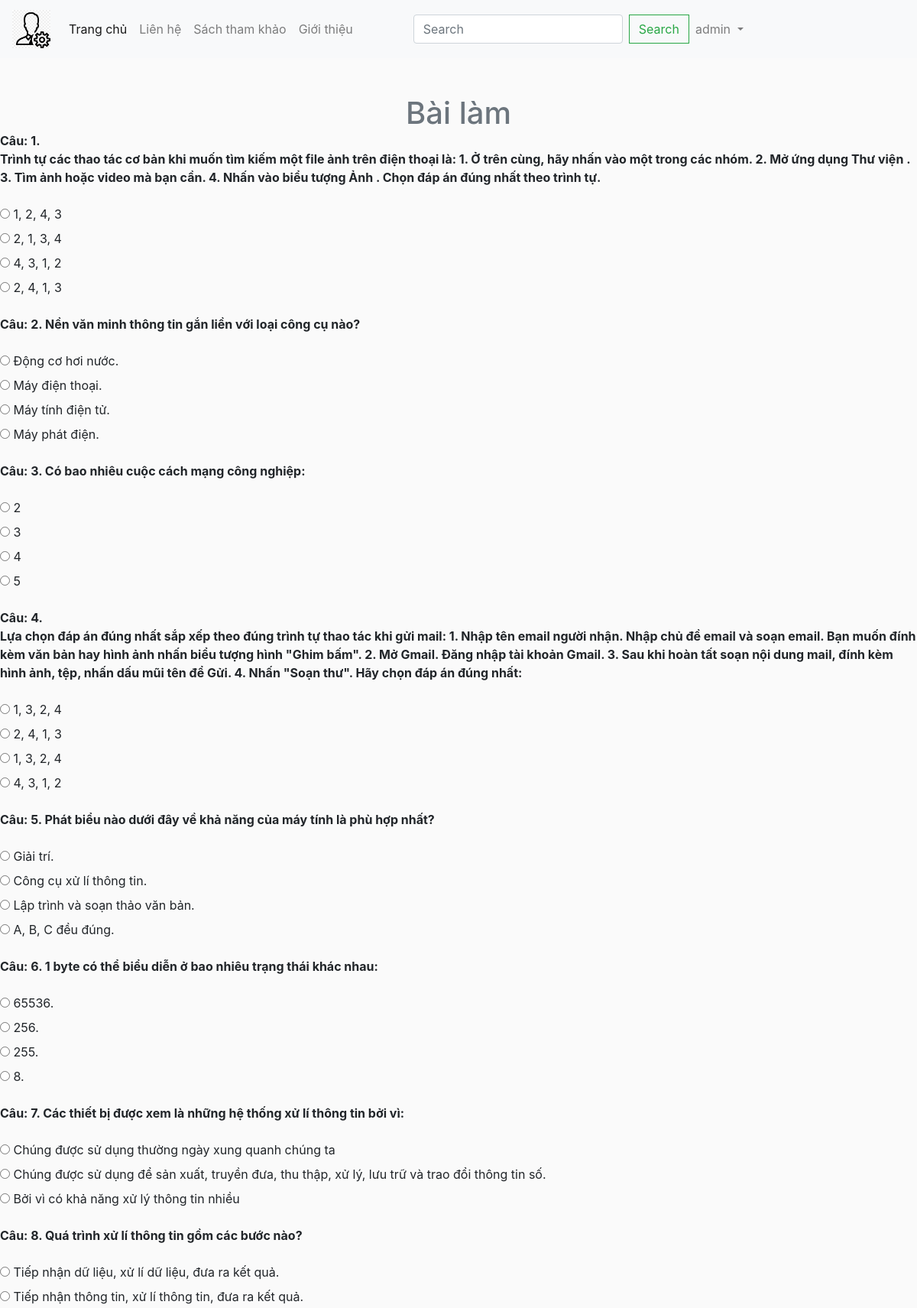
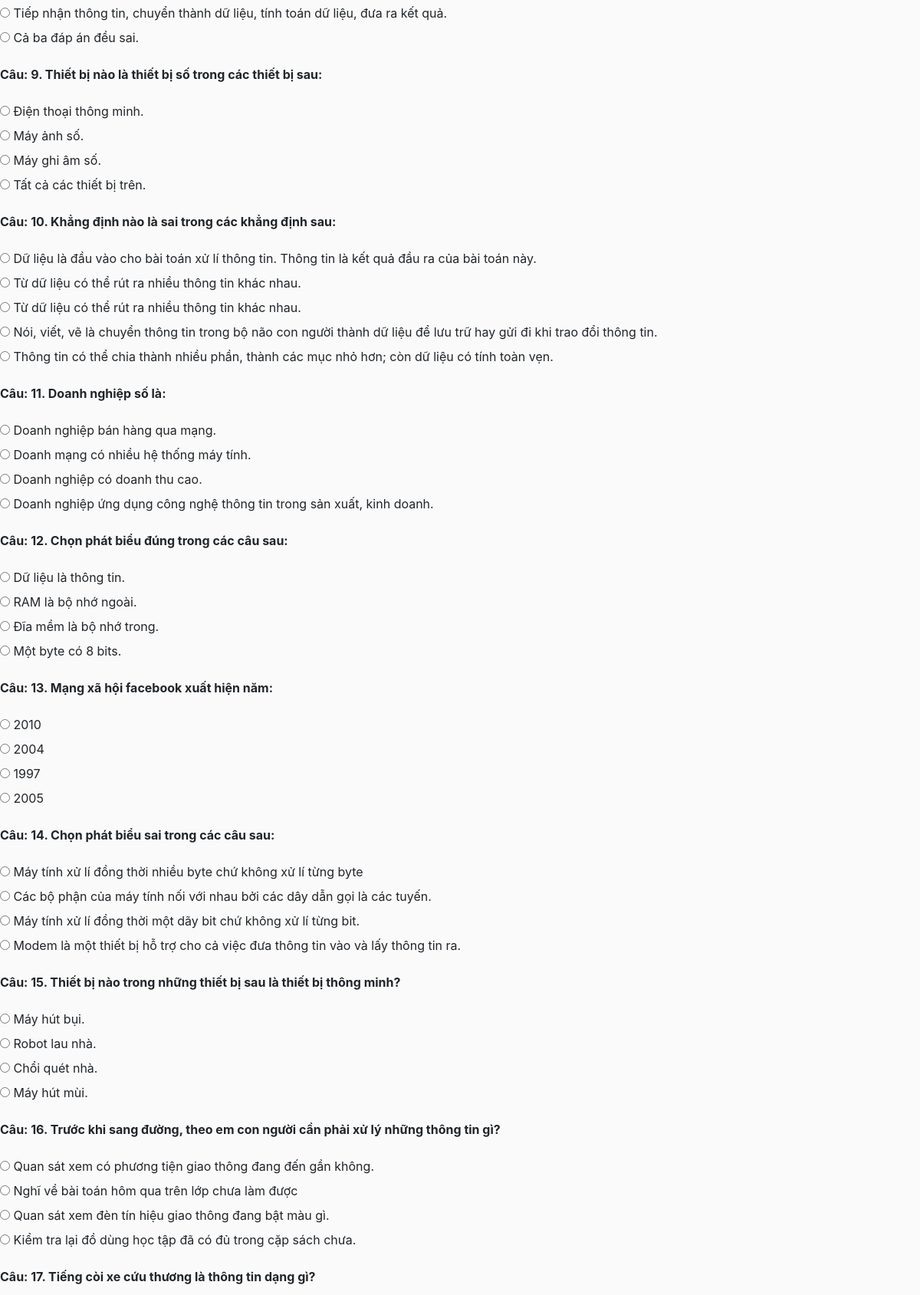
Screenshot of /take_quiz/1/ (signed in, upper part) with the database file from the repository (2 pictures, top to bottom).
### app/models.py (models this page shows, shortened)
class Question(models.Model):
    course = models.ForeignKey(Course,on_delete= models.SET_NULL, blank=True, null= True)
    yccd = models.ForeignKey(YCCD,on_delete= models.SET_NULL, blank=True, null= True)
    knowledge = models.ForeignKey(Knowledge_Level,on_delete= models.SET_NULL, blank=True, null= True)
    text_question = models.CharField(max_length=5000, null=True)
    is_active = models.BooleanField(default=True)

### app/views.py (the view)
# urls.py: path('take_quiz/<int:course_id>/', views.take_quiz, name='take_quiz'),
@login_required(login_url='/error/')
def take_quiz(request, course_id):
    if request.user.is_authenticated:
        user_not_login="hidden"
        user_login="show"
        course = get_object_or_404(Course, id=course_id)
        if request.method == 'POST':
            form = QuizForm(course_id, request.POST)
            if form.is_valid():
                user = request.user
                attempt_number = QuizResult.objects.filter(user=user, course=course).count() + 1
                quiz_result = QuizResult.objects.create(
                    user=user,
                    course=course,
                    attempt_number=attempt_number,
                    total_questions=course.question_set.filter(is_active=True).count(),
                    correct_answers=0,
                    incorrect_answers=0,
                    submit_time=timezone.now(),
                )
                total_questions = 0
                user_answers = []
                for question in course.question_set.filter(is_active=True):
                    total_questions += 1
                    option_id = form.cleaned_data.get(f'question_{question.id}')
                    if option_id is not None:
                        chosen_option = get_object_or_404(Option, id=option_id)
                        is_correct = chosen_option.is_correct
                        difficulty_level = question.knowledge.text_muc_do
                        if is_correct:
                            if difficulty_level == 'Biết':
                                quiz_result.correct_answers += 1
                                quiz_result.score += 5
                            elif difficulty_level == 'Hiểu':
                                quiz_result.correct_answers += 1
                                quiz_result.score += 5
                            elif difficulty_level == 'Vận dụng':
                                quiz_result.correct_answers += 1
                                quiz_result.score += 5
                            elif difficulty_level == 'Vận dụng cao':
                                quiz_result.correct_answers += 1
                                quiz_result.score += 5
                        else:
                            quiz_result.incorrect_answers += 1
                        user_answer = UserAnswer(
                            user=user,
                            course=course,
                            quiz_result=quiz_result,
                            question=question,
                            chosen_option=chosen_option,
                            is_correct=is_correct
                        )
                        user_answers.append(user_answer)
                UserAnswer.objects.bulk_create(user_answers)
                quiz_result.save()
                end_time = timezone.now()
                elapsed_time = end_time - quiz_result.submit_time
                quiz_result.elapsed_time = elapsed_time.total_seconds()
                quiz_result.save()
                return redirect('quiz_results_detail', result_id=quiz_result.id)
        else:
            form = QuizForm(course_id)
        return render(request, 'app/take_quiz.html', {'course': course, 'form': form,'user_not_login':user_not_login,'user_login':user_login})
    else:
        user_not_login="show"
        user_login="hidden"

### app/forms.py
class QuizForm(forms.Form):
    def __init__(self, course_id, *args, **kwargs):
        super(QuizForm, self).__init__(*args, **kwargs)
        course = Course.objects.get(pk=course_id)
        questions = list(course.question_set.filter(is_active=True))
        random.shuffle(questions)
        for question in questions:
            options = Option.objects.filter(question=question)
            choices = [(option.id, option.text_option) for option in options]
            self.fields[f'question_{question.id}'] = forms.ChoiceField(
                label=question.text_question,
                choices=choices,
                widget=forms.RadioSelect(attrs={'class': 'quiz-option'}),
            )

### app/templates/app/take_quiz.html (shortened to what this page needs)
<!DOCTYPE html>
{% extends 'app/base.html' %}
{% load static %}
        {%block login%}
        <h1 class="text-center text-muted mt-5 mb-0">Bài làm</h1>
        <form method="post" action="{% url 'take_quiz' course.id %}">
            {% for question in form %}
                <p><strong>Câu: {{ forloop.counter }}. {{ question.label_tag }}</strong>{{ question }} </p>
            {% endfor %}
        </form>
        {%endblock login%}

### app/templates/app/base.html (shortened to what this page needs)
{% load static %}
<!DOCTYPE html>
<html>
  <head>
    <link rel="stylesheet" href="https://cdn.jsdelivr.net/npm/bootstrap@4.5.3/dist/css/bootstrap.min.css">
    <link href-"{% static 'app/css/style.css' %}" rel="stylesheet" />
    <link href-"{% static 'app/css/owl.carousel.min.css' %}" rel="stylesheet" />
    <link href-"{% static 'app/css/all.min.css' %}" rel="stylesheet" />
    <link rel= "stylesheet" type="text/css" href="{%static 'app/css/main.css'%}">
    <link rel="stylesheet" href="">
  </head>
  <body>
    <nav class="navbar navbar-expand-lg navbar-light bg-light">
      <a class="navbar-brand" href="{% url 'home_admin'%}">
        <img src="{% static 'app/images/home-admin.png' %}" width="50" height="50" />
      </a>
      <div class="collapse navbar-collapse" id="navbarSupportedContent">
        <ul class="navbar-nav mr-auto">
          <li class="nav-item active">
            <a class="nav-link" href="{% url 'home'%}">Trang chủ<span class="sr-only">(current)</span></a>
          </li>
          <li class="nav-item">
            <a class="nav-link" href="https://www.facebook.com/profile.php?id=100017587238895">Liên hệ</a>
          </li>
          <li class="nav-item">
            <a class="nav-link " href="{% url "links_reference" %}" tabindex="-1" aria-disabled="false">Sách tham khảo</a>
          </li>
          <li class="nav-item">
            <a class="nav-link " href="{% url "intro" %}" tabindex="-1" aria-disabled="false">Giới thiệu</a>
          </li>
        </ul>
        <form class="form-inline my-2 my-lg-0" role="search" method = POST action = "{%url 'search'%}">
          <input class="form-control mr-sm-2" type="search" placeholder="Search" aria-label="Search" name= "searched">
          <button class="btn btn-outline-success my-2 my-sm-0" type="submit">Search</button>
        </form>
      </div>
      <div class="navbar-nav me-auto mb-2 mb-lg-0" style= "visibility: {{user_login}}" >
        <li class="nav-item dropdown">
          <a class="nav-link dropdown-toggle" href="#" id="navbarDropdown" role="button" data-toggle="dropdown" aria-haspopup="true" aria-expanded="false">
            <span>{{request.user}}</span>
          </a>
        </li>
      </div>
    </nav>
    {%block login%}{%endblock login%}
  </body>
</html>

### app/static/app/css/main.css (style rules this page uses)
body { background-color: hsl(0, 0%, 98%); }
h1,h2,h3,h4,h5,h6 { color:hsl(0, 0%, 30%); }
.btn { border-radius: 0; }

### rows the page displays
Question: label_tag "Trình tự các thao tác cơ bản khi muốn tìm kiếm một file ảnh trên điện thoại là: 1. Ở trên cùng, hãy nhấn vào một trong các nhóm. 2. Mở ứng dụng Thư viện . 3. Tìm ảnh hoặc video mà bạn cần. 4. Nhấn vào biểu tượng Ảnh . Chọn đáp án đúng nhất theo trình tự."
Question: label_tag "Nền văn minh thông tin gắn liền với loại công cụ nào?"
Question: label_tag "Có bao nhiêu cuộc cách mạng công nghiệp:"
Question: label_tag "Lựa chọn đáp án đúng nhất sắp xếp theo đúng trình tự thao tác khi gửi mail: 1. Nhập tên email người nhận. Nhập chủ đề email và soạn email. Bạn muốn đính kèm văn bản hay hình ảnh nhấn biểu tượng hình \"Ghim bấm\". 2. Mở Gmail. Đăng nhập tài khoản Gmail. 3. Sau khi hoàn tất soạn nội dung mail, đính kèm hình ảnh, tệp, nhấn dấu mũi tên để Gửi. 4. Nhấn \"Soạn thư\". Hãy chọn đáp án đúng nhất:"
Question: label_tag "Phát biểu nào dưới đây về khả năng của máy tính là phù hợp nhất?"
Question: label_tag "1 byte có thể biểu diễn ở bao nhiêu trạng thái khác nhau:"
Question: label_tag "Các thiết bị được xem là những hệ thống xử lí thông tin bởi vì:"
Question: label_tag "Quá trình xử lí thông tin gồm các bước nào?"
Question: label_tag "Thiết bị nào là thiết bị số trong các thiết bị sau:"
Question: label_tag "Khẳng định nào là sai trong các khẳng định sau:"
Question: label_tag "Doanh nghiệp số là:"
Question: label_tag "Chọn phát biểu đúng trong các câu sau:"
Question: label_tag "Mạng xã hội facebook xuất hiện năm:"
Question: label_tag "Chọn phát biểu sai trong các câu sau:"
Question: label_tag "Thiết bị nào trong những thiết bị sau là thiết bị thông minh?"
Question: label_tag "Trước khi sang đường, theo em con người cần phải xử lý những thông tin gì?"
Question: label_tag "Tiếng còi xe cứu thương là thông tin dạng gì?"

### other values shown
{{ request.user }} "admin"
